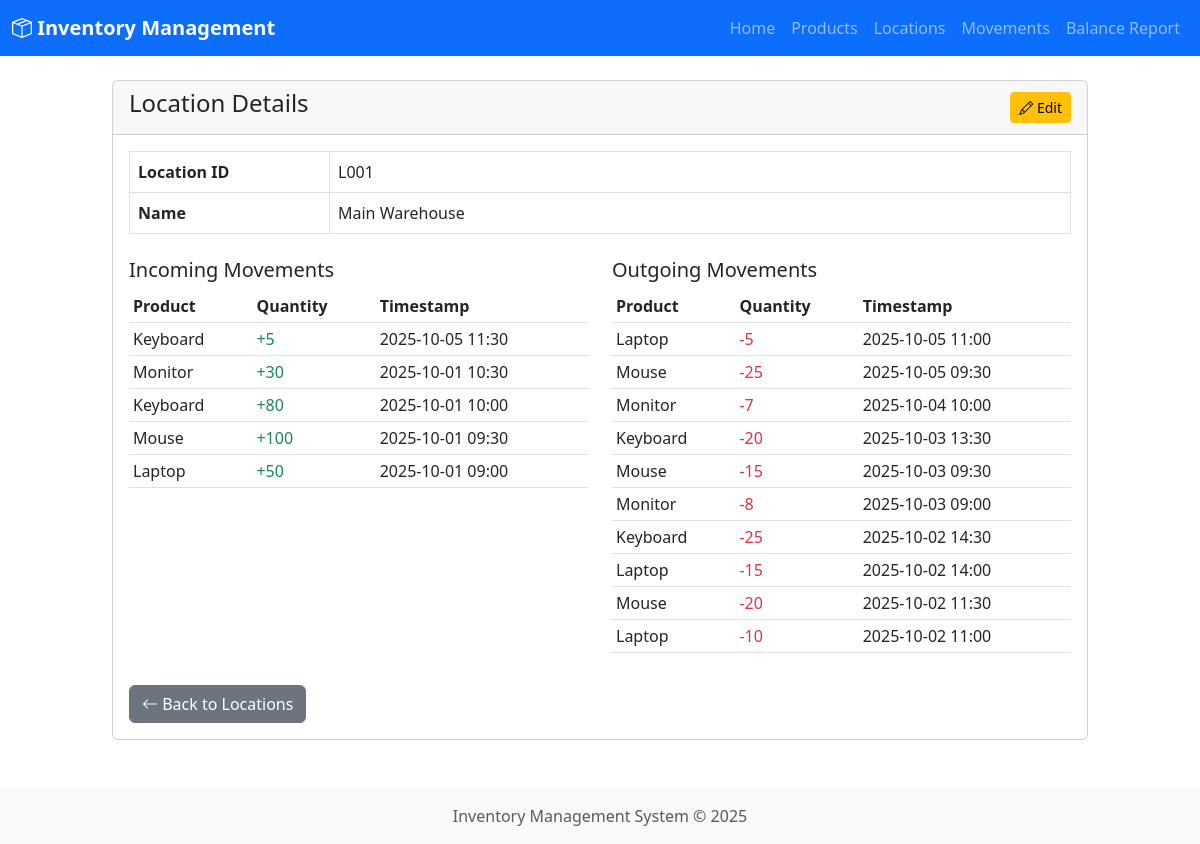
/locations/view/L001, run on the app's committed database.
### models.py (models this page shows, shortened)
class Location(db.Model):
    __tablename__ = 'location'
    location_id = db.Column(db.String(50), primary_key=True)
    name = db.Column(db.String(100), nullable=False)

class ProductMovement(db.Model):
    __tablename__ = 'product_movement'
    movement_id = db.Column(db.String(50), primary_key=True)
    timestamp = db.Column(db.DateTime, nullable=False, default=datetime.utcnow)
    from_location = db.Column(db.String(50), db.ForeignKey('location.location_id'), nullable=True)
    to_location = db.Column(db.String(50), db.ForeignKey('location.location_id'), nullable=True)
    product_id = db.Column(db.String(50), db.ForeignKey('product.product_id'), nullable=False)
    qty = db.Column(db.Integer, nullable=False)
    product = db.relationship('Product', backref='movements')
    from_loc = db.relationship('Location', foreign_keys=[from_location])
    to_loc = db.relationship('Location', foreign_keys=[to_location])

class Product(db.Model):
    __tablename__ = 'product'
    product_id = db.Column(db.String(50), primary_key=True)
    name = db.Column(db.String(100), nullable=False)
    description = db.Column(db.Text)

### app.py (the view)
@app.route('/locations/view/<location_id>')
def locations_view(location_id):
    location = Location.query.get_or_404(location_id)
    movements_in = ProductMovement.query.filter_by(to_location=location_id).order_by(ProductMovement.timestamp.desc()).all()
    movements_out = ProductMovement.query.filter_by(from_location=location_id).order_by(ProductMovement.timestamp.desc()).all()
    return render_template('location_view.html', location=location, movements_in=movements_in, movements_out=movements_out)

### templates/location_view.html (shortened to what this page needs)
{% extends "base.html" %}
{% block content %}
<div class="row">
    <div class="col-md-10 offset-md-1">
        <div class="card">
            <div class="card-header d-flex justify-content-between align-items-center">
                <h4>Location Details</h4>
                <a href="{{ url_for('locations_edit', location_id=location.location_id) }}" class="btn btn-sm btn-warning">
                    <i class="bi bi-pencil"></i> Edit
                </a>
            </div>
            <div class="card-body">
                <table class="table table-bordered">
                    <tr>
                        <th style="width: 200px;">Location ID</th>
                        <td>{{ location.location_id }}</td>
                    </tr>
                    <tr>
                        <th>Name</th>
                        <td>{{ location.name }}</td>
                    </tr>
                </table>
                <div class="row mt-4">
                    <div class="col-md-6">
                        <h5>Incoming Movements</h5>
                        <div class="table-responsive">
                            <table class="table table-sm table-hover">
                                <thead>
                                    <tr>
                                        <th>Product</th>
                                        <th>Quantity</th>
                                        <th>Timestamp</th>
                                    </tr>
                                </thead>
                                <tbody>
                                    {% for movement in movements_in %}
                                    <tr>
                                        <td>{{ movement.product.name }}</td>
                                        <td class="text-success">+{{ movement.qty }}</td>
                                        <td>{{ movement.timestamp.strftime('%Y-%m-%d %H:%M') }}</td>
                                    </tr>
                                    {% else %}
                                    <tr>
                                        <td colspan="3" class="text-center">No incoming movements</td>
                                    </tr>
                                    {% endfor %}
                                </tbody>
                            </table>
                        </div>
                    </div>
                    <div class="col-md-6">
                        <h5>Outgoing Movements</h5>
                        <div class="table-responsive">
                            <table class="table table-sm table-hover">
                                <thead>
                                    <tr>
                                        <th>Product</th>
                                        <th>Quantity</th>
                                        <th>Timestamp</th>
                                    </tr>
                                </thead>
                                <tbody>
                                    {% for movement in movements_out %}
                                    <tr>
                                        <td>{{ movement.product.name }}</td>
                                        <td class="text-danger">-{{ movement.qty }}</td>
                                        <td>{{ movement.timestamp.strftime('%Y-%m-%d %H:%M') }}</td>
                                    </tr>
                                    {% else %}
                                    <tr>
                                        <td colspan="3" class="text-center">No outgoing movements</td>
                                    </tr>
                                    {% endfor %}
                                </tbody>
                            </table>
                        </div>
                    </div>
                </div>
                <a href="{{ url_for('locations_list') }}" class="btn btn-secondary mt-3">
                    <i class="bi bi-arrow-left"></i> Back to Locations
                </a>
            </div>
        </div>
    </div>
</div>
{% endblock %}

### templates/base.html (style rules this page uses)
body { min-height: 100vh; display: flex; flex-direction: column; }

### data on the page
Location: location_id "L001", name "Main Warehouse"
ProductMovement: product.name "Keyboard", qty "5", timestamp "2025-10-05 11:30"
ProductMovement: product.name "Monitor", qty "30", timestamp "2025-10-01 10:30"
ProductMovement: product.name "Keyboard", qty "80", timestamp "2025-10-01 10:00"
ProductMovement: product.name "Mouse", qty "100", timestamp "2025-10-01 09:30"
ProductMovement: product.name "Laptop", qty "50", timestamp "2025-10-01 09:00"
ProductMovement: product.name "Laptop", qty "5", timestamp "2025-10-05 11:00"
ProductMovement: product.name "Mouse", qty "25", timestamp "2025-10-05 09:30"
ProductMovement: product.name "Monitor", qty "7", timestamp "2025-10-04 10:00"
ProductMovement: product.name "Keyboard", qty "20", timestamp "2025-10-03 13:30"
ProductMovement: product.name "Mouse", qty "15", timestamp "2025-10-03 09:30"
ProductMovement: product.name "Monitor", qty "8", timestamp "2025-10-03 09:00"
ProductMovement: product.name "Keyboard", qty "25", timestamp "2025-10-02 14:30"
ProductMovement: product.name "Laptop", qty "15", timestamp "2025-10-02 14:00"
ProductMovement: product.name "Mouse", qty "20", timestamp "2025-10-02 11:30"
ProductMovement: product.name "Laptop", qty "10", timestamp "2025-10-02 11:00"
